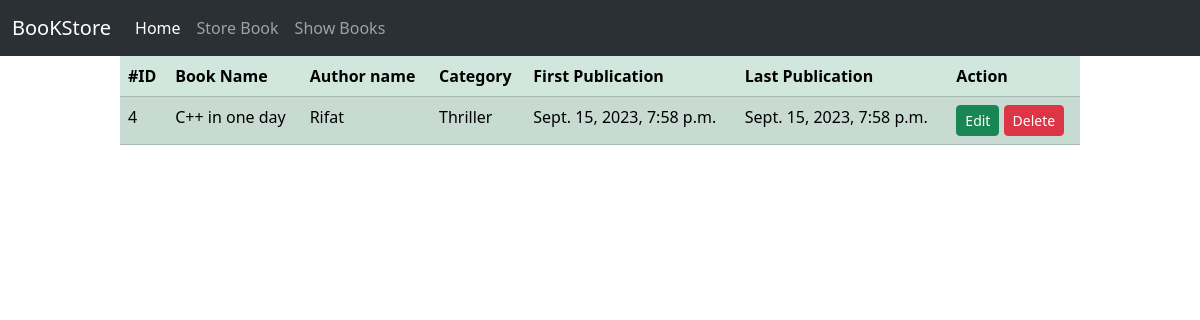
The page /books_details/4 on the database its author committed.
### book/models.py (models this page shows, shortened)
class BookStoreModel(models.Model):
    CATEGORY = (
        ('Mystery','Mystery'),
        ('Thriller','Thriller'),
        ('Sci-Fi','Sci-Fi'),
        ('Humor','Humor'),
        ('Horror','Horror'),
    )
    id = models.IntegerField(primary_key=True)
    book_name = models.CharField(max_length=30)
    book_author = models.CharField(max_length=20)
    category = models.CharField(max_length=30, choices=CATEGORY)
    first_published = models.DateTimeField(auto_now_add=True) # django ekdom first data
    last_published = models.DateTimeField(auto_now=True) # erpor joto update korbo sei date dethabe

### book/views.py (the view)
# urls.py: path('books_details/<int:id>', views.BookDetailView.as_view(), name = 'book_details'),
class BookDetailView(DetailView):
    model = BookStoreModel
    template_name = 'book_delails.html'
    context_object_name = 'i'
    pk_url_kwarg = 'id'

### book/templates/book_delails.html
{% extends "base.html" %}
{% block content %}
<div style="width : 80% ; margin : auto">
    <table class="table table-success table-striped">
        <thead>
          <tr>
            <th scope="col">#ID</th>
            <th scope="col">Book Name</th>
            <th scope="col">Author name</th>
            <th scope="col">Category</th>
            <th scope="col">First Publication</th>
            <th scope="col"> Last Publication</th>
            <th scope="col"> Action</th>
          </tr>
        </thead>
        <tbody>
            <tr>
              <td>{{i.id}}</td>
              <td>{{i.book_name}}</td>
              <td>{{i.book_author}}</td>
              <td>{{i.category}}</td>
              <td>{{i.first_published}}</td>
              <td>{{i.last_published}}</td>
              <td><a class ="btn btn-success btn-sm" href="{% url 'edit_book' pk=i.id %}">Edit</a>
                <a class="btn btn-danger btn-sm" href="{% url 'delete_book' pk=i.id %}">Delete</a>
              </td>
            </tr>
        </tbody>
      </table>
</div>
{% endblock content %}

### rows shown on the page
BookStoreModel: id "4", book_name "C++ in one day", book_author "Rifat", category "Thriller", first_published "Sept. 15, 2023, 7:58 p.m.", last_published "Sept. 15, 2023, 7:58 p.m."
